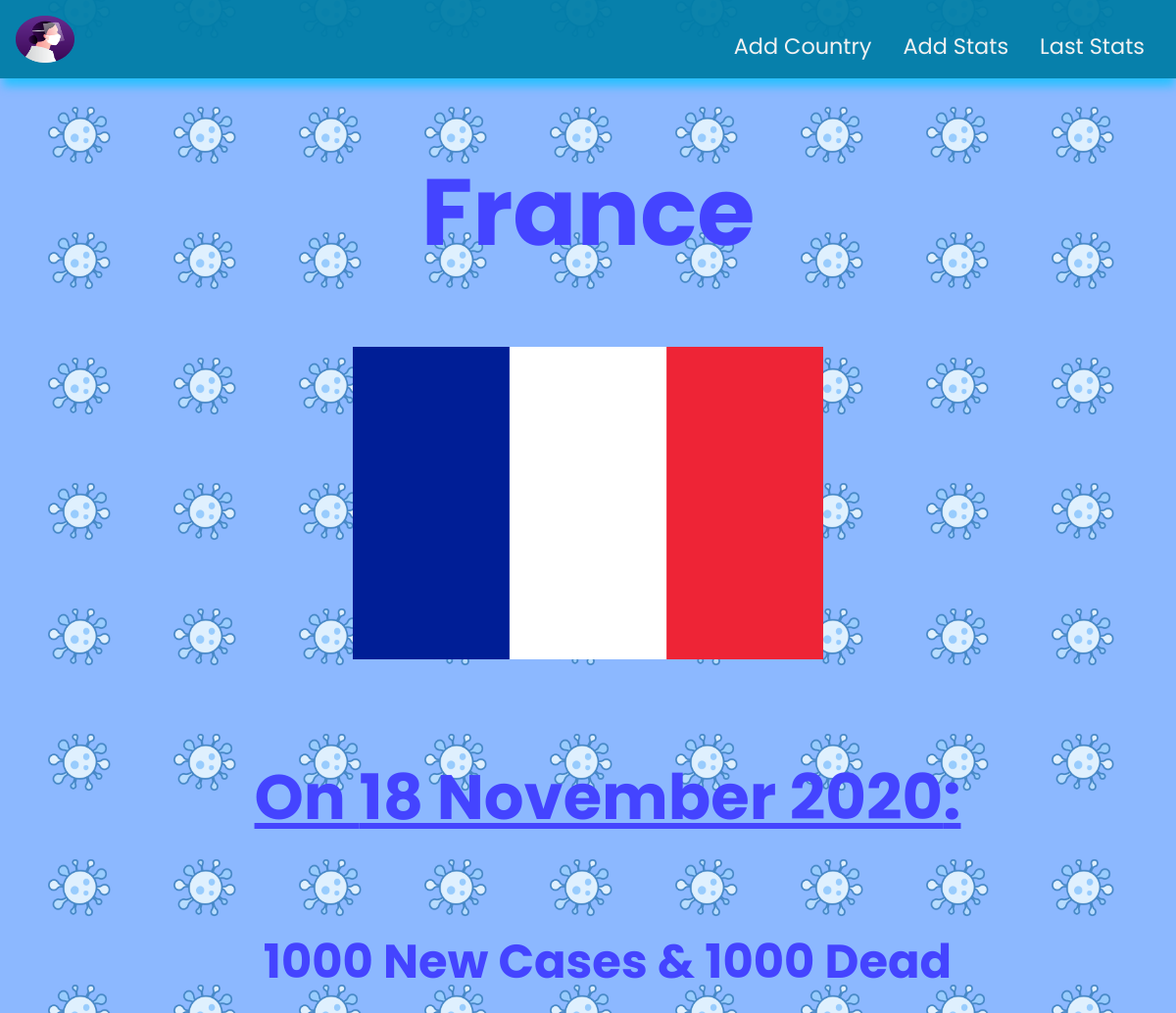
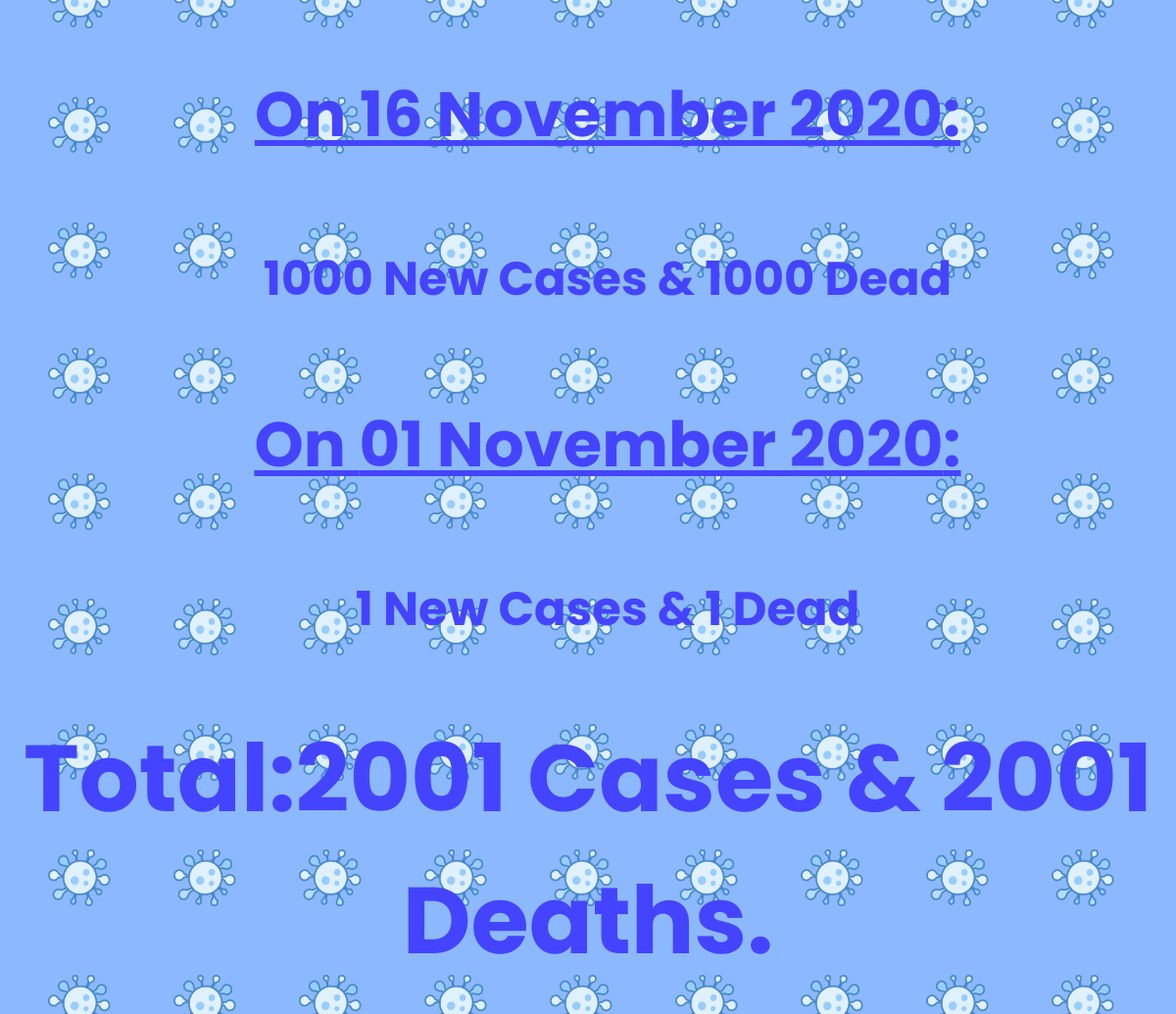
Screenshot of /routes/details.php?countryId=4&countryName=france&countryFlagFileName=5fb0d2d073a68_france.png with the database file from the repository (2 pictures, top to bottom).
### tables this page shows
CREATE TABLE `covidstats` (
  `id` int(10) UNSIGNED NOT NULL,
  `lastCases` int(10) UNSIGNED NOT NULL,
  `lastDeaths` int(10) UNSIGNED NOT NULL,
  `date` date NOT NULL,
  `countryId` int(10) UNSIGNED NOT NULL
);

### utils/configs.php (called while the page is built, shortened)
<?php
    $inside_add_country=strpos($_SERVER['REQUEST_URI'], 'add_country.php');
    $inside_add_stats=strpos($_SERVER['REQUEST_URI'], 'add.php');
    $inside_details=strpos($_SERVER['REQUEST_URI'],'details.php');
    require_once("$path_to_utils".'database.php');
    class Configs{
        public static function getPathToStyles(){
            global $inside_routes;
            global $inside_utils;
            if ($inside_routes || $inside_utils)
                return '../styles/';
            return './styles/';
        }
        public static function getPathToRoutes($route_name){
            global $inside_routes;
            if ($inside_routes)
                return("./$route_name.php");
            return("./routes/$route_name.php");
        }
        public static function getPathToHome(){
            global $inside_routes;
            global $inside_utils;
            if ($inside_routes || $inside_utils)
                return('../index.php');
            return('');
        }
    }
    $mysql_instance=new MySQLDatabase(
        Configs::$coronastats_db_config['host'],
        Configs::$coronastats_db_config['database'],
        Configs::$coronastats_db_config['username'],
        Configs::$coronastats_db_config['password']);
?>

### utils/database.php (called while the page is built, shortened)
<?php
    class MySQLDatabase{
        function __construct(string $host,string $dbname,string $username,string $password,array $options=[]){
            $dsn="mysql:host=$host;dbname=$dbname";
            $this->dbh=new PDO($dsn,$username,$password,$options);
        }
        function fetchCountryStats($countryId){
            $sqlStatementAllCountryStats="SELECT countryName,countryFlagFileName,date,lastCases,lastDeaths
                FROM covidstats  INNER JOIN countries
                ON countries.id=covidstats.countryId
                WHERE countryId=:countryId
                ORDER BY date DESC";
            $pdoStatementAllCountryStats=$this->dbh->prepare( $sqlStatementAllCountryStats);
            $pdoStatementAllCountryStats->bindValue('countryId',$countryId,PDO::PARAM_INT);
            if($pdoStatementAllCountryStats->execute()){
                $result=$pdoStatementAllCountryStats->fetchAll(PDO::FETCH_OBJ);
                return $result;
            }
            throw new Exception("Error while fetching country stats");
        }
    }
?>

### components/country_stats.php (the view, shortened to what this page needs)
<?php
    $countryFlagFileName=$_GET['countryFlagFileName'];
    $countryFlagImagePath="../images/countriesFlags/$countryFlagFileName";
    $countryStats=$mysql_instance->fetchCountryStats($_GET['countryId']);
?>
<body>
    <h1><?php echo($_GET['countryName']) ?></h1>
    <img id='countryFlag' alt="Flag" src=<?php echo($countryFlagImagePath) ?> />
    <ul>
        <?php
            $totalCases=0;
            $totalDeaths=0;
            foreach ($countryStats as $countryStat){
                $date=$countryStat->date;
                $date=date("d F Y", strtotime($date));
                $cases=$countryStat->lastCases;
                $deaths=$countryStat->lastDeaths;
                $totalCases+=$cases;
                $totalDeaths+=$deaths;
                print("
                    <li>
                        <h4>On $date:</h4>
                        <h3>$cases New Cases & $deaths Dead</h3>
                    </li>
                ");
            }
        ?>
    </ul>
    <h1>Total:<?php echo($totalCases)?> Cases & <?php echo($totalDeaths)?> Deaths.</h1>
</body>

### routes/details.php (shortened to what this page needs)
<!DOCTYPE html>
<html lang="en">
<?php include('../components/head.php'); ?>
<?php include("../components/navigation.php"); ?>
<?php include('../components/country_stats.php');?>
</html>

### components/head.php (shortened to what this page needs)
<?php
        $inside_routes=strpos($_SERVER['REQUEST_URI'], 'routes');
        $inside_utils=strpos($_SERVER['REQUEST_URI'],'utils');
        $inside_home=!$inside_routes&&!$inside_utils;
        $path_to_utils='./utils/';
        if ($inside_routes)
                $path_to_utils='../utils/';
        else if ($inside_utils)
                $path_to_utils='./';
        require_once("$path_to_utils".'configs.php');
?>
<head>
        <link rel="stylesheet" href=<?php echo(Configs::getPathToStyles()."main.css") ?>>
        <link rel="stylesheet" href=<?php echo($inside_home?Configs::getPathToStyles()."index.css":null) ?>>
        <link rel="stylesheet" href=<?php echo(Configs::getPathToStyles()."navbar.css") ?>>
        <link rel="stylesheet" href=<?php echo($inside_add_country?Configs::getPathToStyles().'add_country.css':null) ?>>
        <link rel="stylesheet" href=<?php echo($inside_add_stats?Configs::getPathToStyles().'add.css':null) ?>>
        <link rel="stylesheet" href=<?php echo($inside_details?Configs::getPathToStyles().'details.css':null) ?>>
</head>

### components/navigation.php (shortened to what this page needs)
<section id="navbar">
    <img src=<?php echo((($inside_routes || $inside_utils)?'..':'.')."/images/icon.png") ?> />
    <nav id="links">
        <a id="home" href=<?php echo(Configs::getPathToHome()); ?>>Last Stats</a>
        <a href=<?php echo(Configs::getPathToRoutes("add")); ?>>Add Stats</a>
        <a href=<?php  echo(Configs::getPathToRoutes("add_country")); ?>>Add Country</a>
    </nav>
</section>

### styles/main.css (style rules this page uses)
* { box-sizing: border-box; font-family: 'Poppins', sans-serif; }
html { padding:0; margin:0; }
h1 { text-align: center; color:#4444ff; font-size:4rem; }
a { text-decoration: none; color:#4444ff }
body { margin:0; padding-top:10vh; background-color: #8cb8ff; background-image: url('../images/coronavirus.png'); background-size:8rem; background-position: center; }

### styles/navbar.css (style rules this page uses)
#navbar { top:0; z-index:1000; position:fixed; padding:1rem; width:100%; height:10vh; background:rgba(0, 125, 167, .95); box-shadow: 1px 10px 9px -2px rgba(8,195,255,0.74); }
#navbar>img { cursor:pointer; float: left; width:5vw; transform:scaleX(-1); height:100%; }
nav a { float: right; display: block; color: #f2f2f2; text-align: center; padding: 14px 16px; text-decoration: none; font-size: 1.4rem; }

### styles/details.css (style rules this page uses)
img#countryFlag { width:40%; height:30%; margin-left:30%; }
ul { list-style: none; text-align:center }
h1 { font-size:6rem; text-transform: capitalize; }
h4 { color:#4444ff; font-size:4rem; text-decoration: underline; }
h3 { color:#4444ff; font-size:3rem; }

### rows the page displays
covidstats: date "18 November 2020", lastCases "1000", lastDeaths "1000"
covidstats: date "16 November 2020", lastCases "1000", lastDeaths "1000"
covidstats: date "01 November 2020", lastCases "1", lastDeaths "1"

### other values shown
$_GET['countryName'] "France"
$totalCases "2001"
$totalDeaths "2001"
